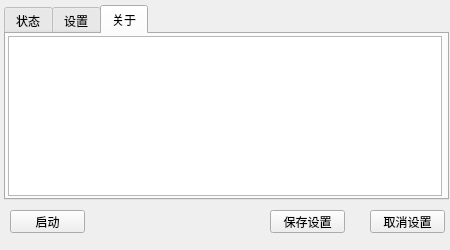
<?xml version="1.0" encoding="UTF-8"?>
<ui version="4.0">
 <class>FakioWindow</class>
 <widget class="QMainWindow" name="FakioWindow">
  <property name="windowModality">
   <enum>Qt::WindowModal</enum>
  </property>
  <property name="geometry">
   <rect>
    <x>0</x>
    <y>0</y>
    <width>450</width>
    <height>250</height>
   </rect>
  </property>
  <property name="maximumSize">
   <size>
    <width>450</width>
    <height>250</height>
   </size>
  </property>
  <property name="font">
   <font>
    <family>微软雅黑</family>
   </font>
  </property>
  <property name="windowTitle">
   <string>Fakio 客户端</string>
  </property>
  <property name="windowIcon">
   <iconset resource="Fakio.qrc">
    <normaloff>:/fakio/resources/fakio.ico</normaloff>:/fakio/resources/fakio.ico</iconset>
  </property>
  <widget class="QWidget" name="centralWidget">
   <widget class="QTabWidget" name="tabMain">
    <property name="geometry">
     <rect>
      <x>4</x>
      <y>5</y>
      <width>445</width>
      <height>195</height>
     </rect>
    </property>
    <property name="tabPosition">
     <enum>QTabWidget::North</enum>
    </property>
    <property name="tabShape">
     <enum>QTabWidget::Rounded</enum>
    </property>
    <property name="currentIndex">
     <number>2</number>
    </property>
    <property name="elideMode">
     <enum>Qt::ElideNone</enum>
    </property>
    <widget class="QWidget" name="tabStatus">
     <attribute name="title">
      <string>状态</string>
     </attribute>
     <widget class="QPlainTextEdit" name="plainStatus">
      <property name="geometry">
       <rect>
        <x>2</x>
        <y>2</y>
        <width>434</width>
        <height>160</height>
       </rect>
      </property>
      <property name="font">
       <font>
        <family>Courier New</family>
       </font>
      </property>
     </widget>
    </widget>
    <widget class="QWidget" name="tabSettings">
     <attribute name="title">
      <string>设置</string>
     </attribute>
     <widget class="QLabel" name="label">
      <property name="geometry">
       <rect>
        <x>50</x>
        <y>105</y>
        <width>31</width>
        <height>17</height>
       </rect>
      </property>
      <property name="text">
       <string>密码</string>
      </property>
      <property name="alignment">
       <set>Qt::AlignRight|Qt::AlignTrailing|Qt::AlignVCenter</set>
      </property>
     </widget>
     <widget class="QLineEdit" name="passwordEdit">
      <property name="geometry">
       <rect>
        <x>97</x>
        <y>105</y>
        <width>150</width>
        <height>23</height>
       </rect>
      </property>
     </widget>
     <widget class="QLineEdit" name="fakioEdit">
      <property name="geometry">
       <rect>
        <x>97</x>
        <y>11</y>
        <width>321</width>
        <height>23</height>
       </rect>
      </property>
     </widget>
     <widget class="QLabel" name="localLabel">
      <property name="geometry">
       <rect>
        <x>11</x>
        <y>40</y>
        <width>71</width>
        <height>17</height>
       </rect>
      </property>
      <property name="text">
       <string>本地地址</string>
      </property>
      <property name="alignment">
       <set>Qt::AlignRight|Qt::AlignTrailing|Qt::AlignVCenter</set>
      </property>
     </widget>
     <widget class="QLineEdit" name="localEdit">
      <property name="geometry">
       <rect>
        <x>97</x>
        <y>40</y>
        <width>321</width>
        <height>23</height>
       </rect>
      </property>
     </widget>
     <widget class="QLineEdit" name="usernameEdit">
      <property name="geometry">
       <rect>
        <x>97</x>
        <y>69</y>
        <width>150</width>
        <height>23</height>
       </rect>
      </property>
     </widget>
     <widget class="QLabel" name="userLabel">
      <property name="geometry">
       <rect>
        <x>11</x>
        <y>69</y>
        <width>71</width>
        <height>17</height>
       </rect>
      </property>
      <property name="text">
       <string>用户名</string>
      </property>
      <property name="alignment">
       <set>Qt::AlignRight|Qt::AlignTrailing|Qt::AlignVCenter</set>
      </property>
     </widget>
     <widget class="QLabel" name="fakioLabel">
      <property name="geometry">
       <rect>
        <x>11</x>
        <y>11</y>
        <width>70</width>
        <height>17</height>
       </rect>
      </property>
      <property name="text">
       <string>Fakio 服务器</string>
      </property>
      <property name="alignment">
       <set>Qt::AlignRight|Qt::AlignTrailing|Qt::AlignVCenter</set>
      </property>
     </widget>
    </widget>
    <widget class="QWidget" name="tabAbout">
     <attribute name="title">
      <string>关于</string>
     </attribute>
     <widget class="QTextBrowser" name="aboutBrowser">
      <property name="geometry">
       <rect>
        <x>2</x>
        <y>2</y>
        <width>434</width>
        <height>160</height>
       </rect>
      </property>
     </widget>
    </widget>
   </widget>
   <widget class="QPushButton" name="StartButton">
    <property name="geometry">
     <rect>
      <x>10</x>
      <y>210</y>
      <width>75</width>
      <height>23</height>
     </rect>
    </property>
    <property name="text">
     <string>启动</string>
    </property>
    <property name="flat">
     <bool>false</bool>
    </property>
   </widget>
   <widget class="QPushButton" name="saveButton">
    <property name="geometry">
     <rect>
      <x>270</x>
      <y>210</y>
      <width>75</width>
      <height>23</height>
     </rect>
    </property>
    <property name="text">
     <string>保存设置</string>
    </property>
   </widget>
   <widget class="QPushButton" name="cancelButton">
    <property name="geometry">
     <rect>
      <x>370</x>
      <y>210</y>
      <width>75</width>
      <height>23</height>
     </rect>
    </property>
    <property name="text">
     <string>取消设置</string>
    </property>
   </widget>
  </widget>
 </widget>
 <layoutdefault spacing="6" margin="11"/>
 <resources>
  <include location="Fakio.qrc"/>
 </resources>
 <connections/>
</ui>
